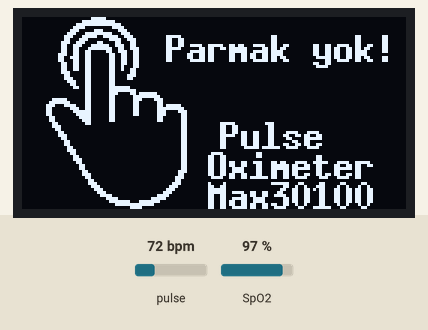
Simulated run of this sketch. Board: Arduino Uno, built with avr-gcc and run on an emulated ATmega328P. Shown: 128×64 one-colour display. The test bench sets the inputs (shaded band); at power-on: pulse 72 bpm, SpO2 97 %.

Above: at 1.2 s.
1.3 s: pulse set to 100 bpm
At 2.85 s:
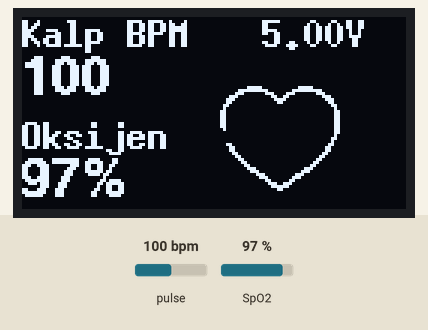
4.3 s: SpO2 set to 80 %
At 4.98 s:
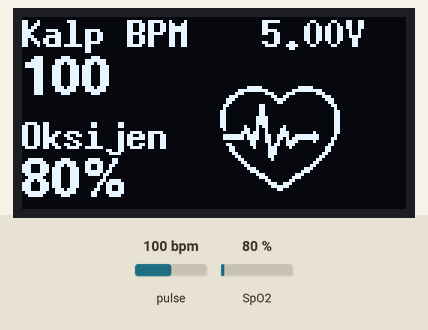
6.6 s: pulse set to 42 bpm
At 7.1 s:
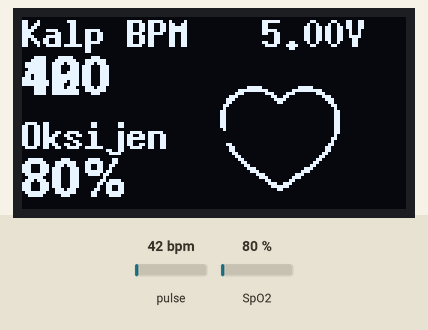
8.8 s: SpO2 set to 85 %
At 9.59 s:
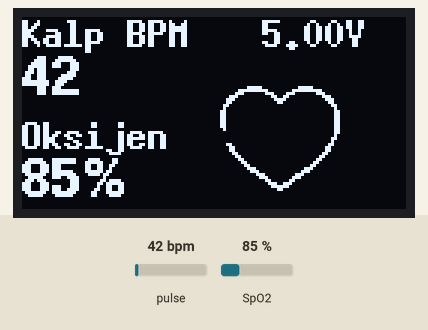
Timing chart, 0 to 11.8 s (numbered marks = the images above; inputs shaded):
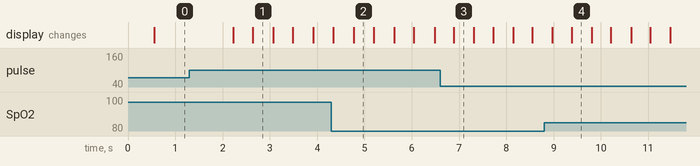

The sketch:

MAX30100_OLED_u8g.ino
```cpp
// https://github.com/olikraus/u8glib/wiki/fontsize
// https://cuneyt.aliustaoglu.biz/tr/u8glib-ile-arduino-uno-uzerinden-olede-fotograf-yuklemek/

#include "MAX30100_PulseOximeter.h"
 #include "Wire.h"
#include "U8glib.h"

int sayac = 0;
int heartRate;
int sp02;
bool durum=false;


U8GLIB_SSD1306_128X64 u8g(U8G_I2C_OPT_NONE|U8G_I2C_OPT_DEV_0);
PulseOximeter pox;

const unsigned char hearpulse [] U8G_PROGMEM = {
0x00, 0x00, 0x00, 0x00, 0x00, 0x00, 0x00, 0x00, 0x00, 0x00, 0x00, 0x00, 0x00, 0x00, 0x00, 0x00,
0x7C, 0x00, 0x3E, 0x00, 0x03, 0xFF, 0x00, 0xFF, 0xC0, 0x07, 0x01, 0xC3, 0x80, 0xE0, 0x1C, 0x00,
0x66, 0x00, 0x38, 0x38, 0x00, 0x3C, 0x00, 0x1C, 0x30, 0x00, 0x18, 0x00, 0x0C, 0x60, 0x06, 0x00,
0x00, 0x06, 0x40, 0x06, 0x00, 0x00, 0x02, 0xC0, 0x06, 0x00, 0x00, 0x03, 0xC0, 0x06, 0x00, 0x00,
0x03, 0xC0, 0x0F, 0x00, 0x00, 0x03, 0xC0, 0x0F, 0x00, 0x00, 0x03, 0xC0, 0x0F, 0x00, 0x00, 0x03,
0xC0, 0x8B, 0x04, 0x00, 0x03, 0x40, 0xC9, 0x0C, 0x00, 0x03, 0x01, 0xD9, 0x0E, 0x01, 0x03, 0x7F,
0x79, 0x9E, 0x7F, 0x82, 0x7F, 0x79, 0x9A, 0xFF, 0x86, 0x00, 0x31, 0x93, 0xC1, 0x04, 0x30, 0x30,
0xB3, 0x80, 0x0C, 0x18, 0x10, 0xE1, 0x00, 0x18, 0x18, 0x00, 0xE0, 0x00, 0x18, 0x0C, 0x00, 0xE0,
0x00, 0x30, 0x06, 0x00, 0xC0, 0x00, 0x60, 0x03, 0x00, 0x40, 0x00, 0xC0, 0x01, 0x80, 0x00, 0x01,
0x80, 0x00, 0xC0, 0x00, 0x03, 0x00, 0x00, 0x70, 0x00, 0x0E, 0x00, 0x00, 0x38, 0x00, 0x1C, 0x00,
0x00, 0x0E, 0x00, 0x70, 0x00, 0x00, 0x07, 0x00, 0xE0, 0x00, 0x00, 0x01, 0x81, 0x80, 0x00, 0x00,
0x00, 0xE7, 0x00, 0x00, 0x00, 0x00, 0x7E, 0x00, 0x00, 0x00, 0x00, 0x18, 0x00, 0x00, 0x00, 0x00,
0x00, 0x00, 0x00, 0x00, 0x00, 0x00, 0x00, 0x00,
};

const unsigned char ritm [] U8G_PROGMEM = {
0x00, 0x00, 0x00, 0x00, 0x00, 0x00, 0x00, 0x00, 0x00, 0x00, 0x00, 0x00, 0x00, 0x00, 0x00, 0x00,
0x7C, 0x00, 0x3E, 0x00, 0x03, 0xFF, 0x00, 0xFF, 0xC0, 0x07, 0x01, 0xC3, 0x80, 0xE0, 0x1C, 0x00,
0x66, 0x00, 0x38, 0x38, 0x00, 0x3C, 0x00, 0x1C, 0x30, 0x00, 0x18, 0x00, 0x0C, 0x60, 0x00, 0x00,
0x00, 0x06, 0x40, 0x00, 0x00, 0x00, 0x02, 0xC0, 0x00, 0x00, 0x00, 0x03, 0xC0, 0x00, 0x00, 0x00,
0x03, 0xC0, 0x00, 0x00, 0x00, 0x03, 0xC0, 0x00, 0x00, 0x00, 0x03, 0xC0, 0x00, 0x00, 0x00, 0x03,
0xC0, 0x00, 0x00, 0x00, 0x03, 0x40, 0x00, 0x00, 0x00, 0x03, 0x00, 0x00, 0x00, 0x00, 0x03, 0x00,
0x00, 0x00, 0x00, 0x02, 0x00, 0x00, 0x00, 0x00, 0x06, 0x00, 0x00, 0x00, 0x00, 0x04, 0x30, 0x00,
0x00, 0x00, 0x0C, 0x18, 0x00, 0x00, 0x00, 0x18, 0x18, 0x00, 0x00, 0x00, 0x18, 0x0C, 0x00, 0x00,
0x00, 0x30, 0x06, 0x00, 0x00, 0x00, 0x60, 0x03, 0x00, 0x00, 0x00, 0xC0, 0x01, 0x80, 0x00, 0x01,
0x80, 0x00, 0xC0, 0x00, 0x03, 0x00, 0x00, 0x70, 0x00, 0x0E, 0x00, 0x00, 0x38, 0x00, 0x1C, 0x00,
0x00, 0x0E, 0x00, 0x70, 0x00, 0x00, 0x07, 0x00, 0xE0, 0x00, 0x00, 0x01, 0x81, 0x80, 0x00, 0x00,
0x00, 0xE7, 0x00, 0x00, 0x00, 0x00, 0x7E, 0x00, 0x00, 0x00, 0x00, 0x18, 0x00, 0x00, 0x00, 0x00,
0x00, 0x00, 0x00, 0x00, 0x00, 0x00, 0x00, 0x00,
};

const unsigned char barnak [] U8G_PROGMEM = {
0x00, 0x00, 0x01, 0xF0, 0x00, 0x00, 0x00, 0x00, 0x00, 0x00, 0x0F, 0xFE, 0x00, 0x00, 0x00, 0x00,
0x00, 0x00, 0x3F, 0xFF, 0x80, 0x00, 0x00, 0x00, 0x00, 0x00, 0x78, 0x03, 0xC0, 0x00, 0x00, 0x00,
0x00, 0x00, 0xE0, 0xE0, 0xE0, 0x00, 0x00, 0x00, 0x00, 0x01, 0xC7, 0xFC, 0x70, 0x00, 0x00, 0x00,
0x00, 0x03, 0x8F, 0x9F, 0x38, 0x00, 0x00, 0x00, 0x00, 0x03, 0x1C, 0x07, 0x9C, 0x00, 0x00, 0x00,
0x00, 0x07, 0x38, 0x61, 0x8C, 0x00, 0x00, 0x00, 0x00, 0x06, 0x71, 0xF9, 0xCC, 0x00, 0x00, 0x00,
0x00, 0x06, 0x63, 0xFC, 0xCE, 0x00, 0x00, 0x00, 0x00, 0x06, 0x66, 0x0C, 0xE6, 0x00, 0x00, 0x00,
0x00, 0x0E, 0x66, 0x06, 0x66, 0x00, 0x00, 0x00, 0x00, 0x0C, 0xE6, 0x06, 0x66, 0x00, 0x00, 0x00,
0x00, 0x0C, 0x66, 0x06, 0x66, 0x00, 0x00, 0x00, 0x00, 0x06, 0x66, 0x06, 0x66, 0x00, 0x00, 0x00,
0x00, 0x06, 0x66, 0x06, 0x46, 0x00, 0x00, 0x00, 0x00, 0x06, 0x66, 0x06, 0x4C, 0x00, 0x00, 0x00,
0x00, 0x07, 0x06, 0x06, 0x0C, 0x00, 0x00, 0x00, 0x00, 0x03, 0x06, 0x06, 0x1C, 0x00, 0x00, 0x00,
0x00, 0x03, 0x86, 0x06, 0x18, 0x00, 0x00, 0x00, 0x00, 0x01, 0xC6, 0x06, 0x00, 0x00, 0x00, 0x00,
0x00, 0x00, 0xC6, 0x06, 0x00, 0x00, 0x00, 0x00, 0x00, 0x00, 0x66, 0x07, 0xF0, 0x00, 0x00, 0x00,
0x00, 0x00, 0x06, 0x07, 0xFC, 0x00, 0x00, 0x00, 0x00, 0x00, 0x06, 0x07, 0x0D, 0xF8, 0x00, 0x00,
0x00, 0x00, 0x06, 0x06, 0x07, 0xFC, 0x00, 0x00, 0x00, 0x3E, 0x06, 0x06, 0x07, 0x0E, 0x00, 0x00,
0x00, 0x7F, 0x06, 0x06, 0x06, 0x06, 0x00, 0x00, 0x00, 0xE3, 0xC6, 0x06, 0x06, 0x06, 0xF8, 0x00,
0x00, 0xC0, 0xE6, 0x06, 0x06, 0x07, 0xFC, 0x00, 0x00, 0xC0, 0x7E, 0x06, 0x06, 0x07, 0x0E, 0x00,
0x00, 0xC0, 0x3E, 0x06, 0x06, 0x07, 0x06, 0x00, 0x00, 0x60, 0x1E, 0x06, 0x00, 0x06, 0x06, 0x00,
0x00, 0x60, 0x0E, 0x06, 0x00, 0x06, 0x06, 0x00, 0x00, 0x30, 0x06, 0x00, 0x00, 0x00, 0x06, 0x00,
0x00, 0x38, 0x00, 0x00, 0x00, 0x00, 0x06, 0x00, 0x00, 0x18, 0x00, 0x00, 0x00, 0x00, 0x06, 0x00,
0x00, 0x0C, 0x00, 0x00, 0x00, 0x00, 0x06, 0x00, 0x00, 0x0E, 0x00, 0x00, 0x00, 0x00, 0x06, 0x00,
0x00, 0x06, 0x00, 0x00, 0x00, 0x00, 0x06, 0x00, 0x00, 0x03, 0x00, 0x00, 0x00, 0x00, 0x06, 0x00,
0x00, 0x03, 0x00, 0x00, 0x00, 0x00, 0x06, 0x00, 0x00, 0x01, 0x80, 0x00, 0x00, 0x00, 0x06, 0x00,
0x00, 0x01, 0xC0, 0x00, 0x00, 0x00, 0x06, 0x00, 0x00, 0x00, 0xC0, 0x00, 0x00, 0x00, 0x06, 0x00,
0x00, 0x00, 0x60, 0x00, 0x00, 0x00, 0x06, 0x00, 0x00, 0x00, 0x70, 0x00, 0x00, 0x00, 0x06, 0x00,
0x00, 0x00, 0x30, 0x00, 0x00, 0x00, 0x06, 0x00, 0x00, 0x00, 0x18, 0x00, 0x00, 0x00, 0x06, 0x00,
0x00, 0x00, 0x18, 0x00, 0x00, 0x00, 0x06, 0x00, 0x00, 0x00, 0x0C, 0x00, 0x00, 0x00, 0x0E, 0x00,
0x00, 0x00, 0x0E, 0x00, 0x00, 0x00, 0x0C, 0x00, 0x00, 0x00, 0x06, 0x00, 0x00, 0x00, 0x1C, 0x00,
0x00, 0x00, 0x03, 0x00, 0x00, 0x00, 0x18, 0x00, 0x00, 0x00, 0x03, 0x80, 0x00, 0x00, 0x38, 0x00,
0x00, 0x00, 0x01, 0xC0, 0x00, 0x00, 0x70, 0x00, 0x00, 0x00, 0x00, 0xE0, 0x00, 0x00, 0xE0, 0x00,
0x00, 0x00, 0x00, 0x70, 0x00, 0x01, 0xC0, 0x00, 0x00, 0x00, 0x00, 0x3C, 0x00, 0x07, 0x80, 0x00,
0x00, 0x00, 0x00, 0x0F, 0x00, 0x1F, 0x00, 0x00, 0x00, 0x00, 0x00, 0x07, 0xF1, 0xFC, 0x00, 0x00,
0x00, 0x00, 0x00, 0x01, 0xFF, 0xF0, 0x00, 0x00, 0x00, 0x00, 0x00, 0x00, 0x0F, 0x00, 0x00, 0x00
};

void onBeatDetected()
{

}


void draw() {

u8g.setFont(u8g_font_7x13Br); //(u8g_font_7x14B);

u8g.setPrintPos(80,10);
u8g.print((float)getVCC()/10);
u8g.print("V");

u8g.drawStr(0, 10, "Kalp BPM");
u8g.drawStr(0, 44, "Oksijen");

u8g.setFont(u8g_font_helvB14);

u8g.setPrintPos(0,26);
u8g.print(heartRate);

u8g.setPrintPos(0,60);
u8g.print(sp02);
u8g.drawStr(20, 60, "% ");

if(durum)
u8g.drawBitmapP( 66, 20, 5, 40, hearpulse); //40*40
else u8g.drawBitmapP( 66, 20, 5, 40, ritm); //40*40

}

void draw1(void) {

u8g.setFont(u8g_font_7x13Br);      //(u8g_font_7x14B);
u8g.drawStr(48, 15, "Parmak yok!");
u8g.drawStr(66, 44, "Pulse");
u8g.drawStr(62, 54, "Oximeter");
u8g.drawStr(62, 64, "Max30100");
//u8g.setFont(u8g_font_cursor); u8g.drawStr(55, 18 ,"\x5B");
u8g.drawBitmapP( 0, 0, 8, 64, barnak);  //64*64
}

int getVCC() {
  //reads internal 1V1 reference against VCC
  #if defined(__AVR_ATmega1284P__)
    ADMUX = _BV(REFS0) | _BV(MUX4) | _BV(MUX3) | _BV(MUX2) | _BV(MUX1);  // For ATmega1284
  #else
    ADMUX = _BV(REFS0) | _BV(MUX3) | _BV(MUX2) | _BV(MUX1);  // For ATmega328
  #endif
  delay(2); // Wait for Vref to settle
  ADCSRA |= _BV(ADSC); // Convert
  while (bit_is_set(ADCSRA, ADSC));
  uint8_t low = ADCL;
  unsigned int val = (ADCH << 8) | low;
  //discard previous result
  ADCSRA |= _BV(ADSC); // Convert
  while (bit_is_set(ADCSRA, ADSC));
  low = ADCL;
  val = (ADCH << 8) | low;

  return (((long)1024 * 1100) / val)/100;
}


void setup()
{
Wire.begin();
pox.begin();
pox.setOnBeatDetectedCallback(onBeatDetected);
}

void loop()
{
  u8g.firstPage();
  do {
     pox.update();
     heartRate = pox.getHeartRate();
     sp02      = pox.getSpO2();
        if(heartRate !=0  &&  sp02 !=0){
        draw();} else draw1();
        } while(u8g.nextPage());

delay(10);

durum=!durum;
}
```

Measured:
- after the input at 1.3 s, the display: first changes after 0.92 s (image 1 shows a later state)
- after the input at 4.3 s, the display: first differs from a run without the input after 0.47 s (image 2)
- after the input at 6.6 s, the display: changes after 0.29 s (image 3)
- after the input at 8.8 s, the display: first changes after 0.18 s (image 4 shows a later state)
- what the display in image 1 shows lasts 0.5 s, from 2.6 s to 3.1 s
